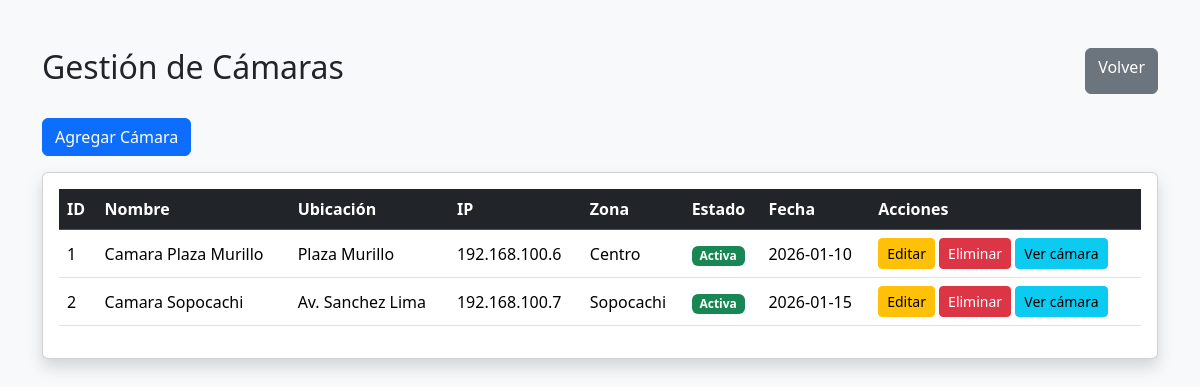
Page /camaras/listar.php (signed in) on the committed database.
### tables this page shows
CREATE TABLE camaras (
    id_camara INT AUTO_INCREMENT PRIMARY KEY,
    nombre VARCHAR(100) NOT NULL,
    ubicacion VARCHAR(255) NOT NULL,
    estado ENUM('Activa','Inactiva') DEFAULT 'Activa',

    direccion_ip VARCHAR(100),

     
    url_stream VARCHAR(255),

    fecha_instalacion DATE,

    id_zona INT NOT NULL,

    FOREIGN KEY (id_zona)
    REFERENCES zonas(id_zona)
);

CREATE TABLE zonas (
    id_zona INT AUTO_INCREMENT PRIMARY KEY,
    nombre_zona VARCHAR(100) NOT NULL,
    descripcion TEXT,
    nivel_riesgo ENUM('Bajo','Medio','Alto') DEFAULT 'Medio'
);

### camaras/listar.php (the view, shortened to what this page needs)
<?php
require_once("../config/conexion.php");
$sql = "SELECT camaras.*, zonas.nombre_zona
        FROM camaras
        INNER JOIN zonas
        ON camaras.id_zona = zonas.id_zona";
$resultado = mysqli_query($conexion, $sql);
?>
<!DOCTYPE html>
<html lang="es">
<head>
    <link href="https://cdn.jsdelivr.net/npm/bootstrap@5.3.3/dist/css/bootstrap.min.css"
        rel="stylesheet">
    <link rel="stylesheet" href="https://cdn.jsdelivr.net/npm/bootstrap-icons@1.11.3/font/bootstrap-icons.min.css">
</head>
<body class="bg-light">
    <div class="container mt-5">
        <div class="d-flex justify-content-between mb-4">
            <h2>Gestión de Cámaras</h2>
            <a href="../dashboard.php"
                class="btn btn-secondary">
                Volver
            </a>
        </div>
        <a href="agregar.php"
            class="btn btn-primary mb-3">
            Agregar Cámara
        </a>
        <div class="card shadow">
            <div class="card-body">
                <table class="table table-hover align-middle">
                    <thead class="table-dark">
                        <tr>
                            <th>ID</th>
                            <th>Nombre</th>
                            <th>Ubicación</th>
                            <th>IP</th>
                            <th>Zona</th>
                            <th>Estado</th>
                            <th>Fecha</th>
                            <th>Acciones</th>
                        </tr>
                    </thead>
                    <tbody>
                        <?php while ($fila = mysqli_fetch_assoc($resultado)) { ?>
                            <tr>
                                <td><?php echo $fila['id_camara']; ?></td>
                                <td><?php echo $fila['nombre']; ?></td>
                                <td><?php echo $fila['ubicacion']; ?></td>
                                <td><?php echo $fila['direccion_ip']; ?></td>
                                <td><?php echo $fila['nombre_zona']; ?></td>
                                <td>
                                    <?php
                                    if ($fila['estado'] == "Activa") {
                                    ?>
                                        <span class="badge bg-success">
                                            Activa
                                        </span>
                                    <?php } else { ?>
                                        <span class="badge bg-secondary">
                                            Inactiva
                                        </span>
                                    <?php } ?>
                                </td>
                                <td><?php echo $fila['fecha_instalacion']; ?></td>
                                <td>
                                    <a href="editar.php?id=<?php echo $fila['id_camara']; ?>"
                                        class="btn btn-warning btn-sm">
                                        Editar
                                    </a>
                                    <a href="eliminar.php?id=<?php echo $fila['id_camara']; ?>"
                                        class="btn btn-danger btn-sm"
                                        onclick="return confirm('¿Eliminar cámara?')">
                                        Eliminar
                                    </a>
                                    <a href="ver.php?id=<?php echo $fila['id_camara'];?>"
                                        class="btn btn-info btn-sm">
                                        Ver cámara
                                    </a>
                                </td>
                            </tr>
                        <?php } ?>
                    </tbody>
                </table>
            </div>
        </div>
    </div>
</body>
</html>

### rows in the picture
camaras: id_camara "1", nombre "Camara Plaza Murillo", ubicacion "Plaza Murillo", direccion_ip "192.168.100.6", id_zona.nombre_zona "Centro", estado "Activa", fecha_instalacion "2026-01-10"
camaras: id_camara "2", nombre "Camara Sopocachi", ubicacion "Av. Sanchez Lima", direccion_ip "192.168.100.7", id_zona.nombre_zona "Sopocachi", estado "Activa", fecha_instalacion "2026-01-15"
